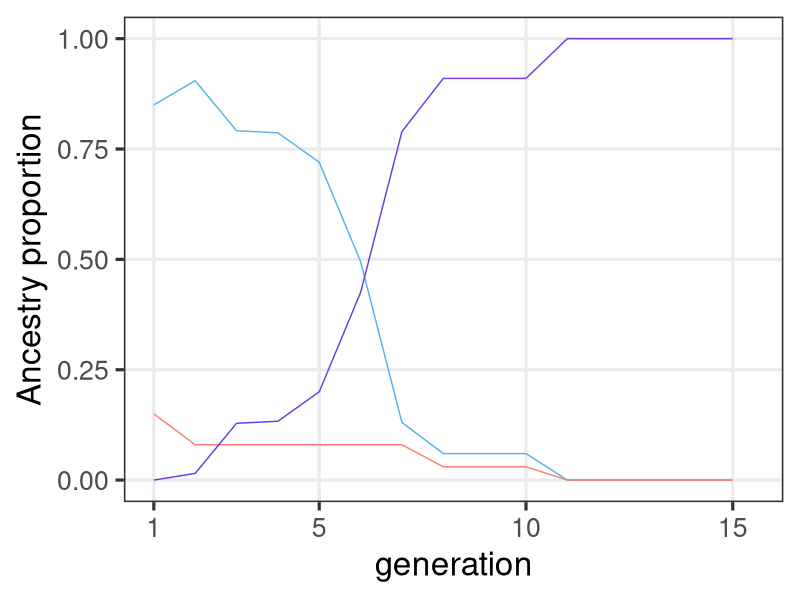
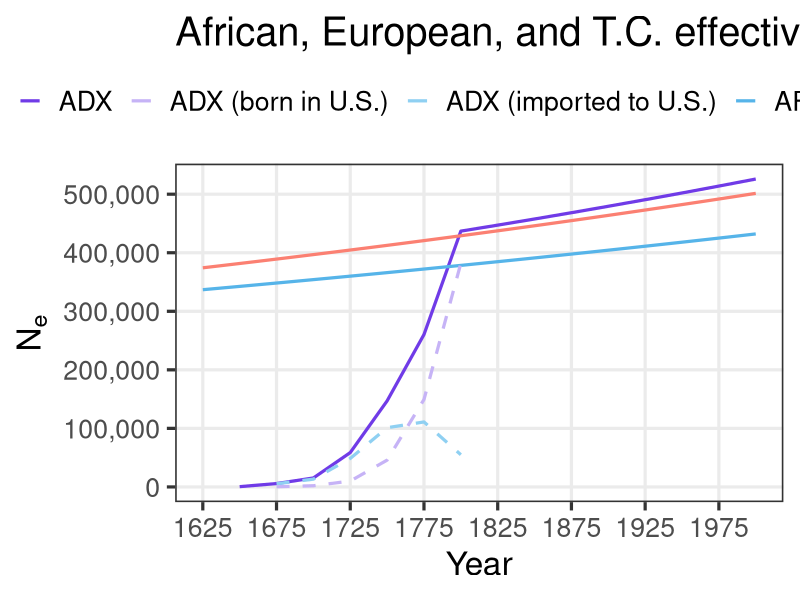
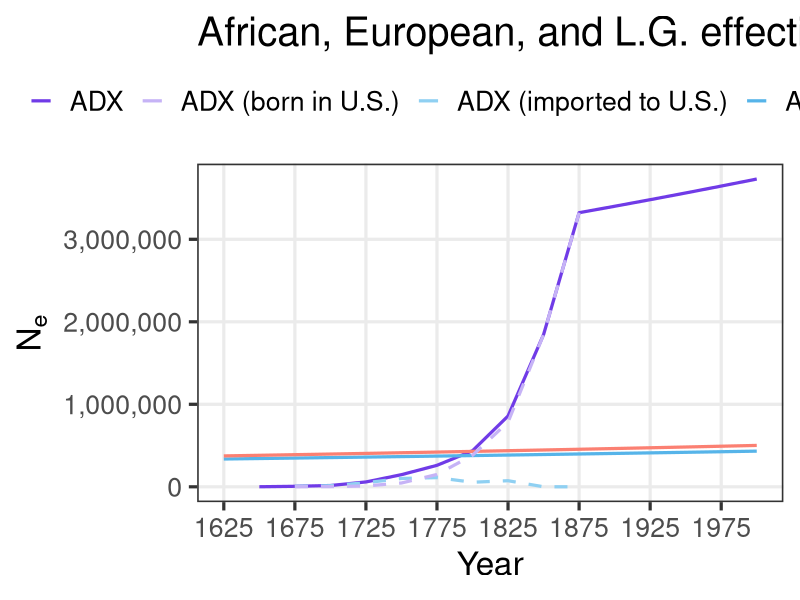

Generate these figures, in order, with R: (Note: this script raises an error after producing the figures.)
# ______________________________________________________________________________
# Aydin Karatas
# ___
# University of Southern California
# Department of Quantitative and Computational Biology
# Mooney Lab
# ___
# calc_ADX_Ne.R
# ______________________________________________________________________________


# set up ----
library(tidyverse)
library(patchwork)
CALC.OUTPUT.DIR <- "/home1/karatas/proj/OOA_NAAdmixture_data"

# tunable parameters
gen.time <- 25
hacker.end.year <- 1865
present.year <- 2000
epoch.1.len <- 1
epoch.2.len <- 6
epoch.3.len <- 8

# This source table keeps several historical columns for completeness. The model
# directly uses only period, person-years, birth-rate, imports, births, and
# population-boundary columns selected into `AA.hacker.tbl`.
hacker.tbl <- data.frame(
  period = c(
    "1610-1620", "1620-1630", "1630-1640", "1640-1650", "1650-1660",
    "1660-1670", "1670-1680", "1680-1690", "1690-1700", "1700-1710",
    "1710-1720", "1720-1730", "1730-1740", "1740-1750", "1750-1760",
    "1760-1770", "1770-1780", "1780-1790", "1790-1800", "1800-1810",
    "1810-1820", "1820-1830", "1830-1840", "1840-1850", "1850-1860",
    "1860-1861", "1861-1862", "1862-1863", "1863-1864", "1864-1865"
  ),
  pop.beginning = c(
    0, 20, 59, 585, 1568,
    2862, 4444, 6832, 16394, 27806,
    41844, 67294, 95669, 156040, 247027,
    319290, 459446, 558921, 706514, 908036,
    1195182, 1550757, 2021968, 2530405, 3204420,
    3953760, 3991133, 3903859, 3815760, 3726828
  ),
  pop.end = c(
    20, 59, 585, 1568, 2862,
    4444, 6832, 16394, 27806, 41844,
    67294, 95669, 156040, 247027, 319290,
    459446, 558921, 706514, 908036, 1195182,
    1550757, 2021968, 2530405, 3204420, 3953760,
    3991133, 3903859, 3815760, 3726828, 3630336
  ),
  growth.rate.10yr = c(
    NA, 195.0, 891.5, 168.0, 82.5,
    55.3, 53.7, 140.0, 69.6, 50.5,
    60.8, 42.2, 63.1, 58.3, 29.3,
    43.9, 21.7, 26.4, 28.5, 31.6,
    29.8, 30.4, 25.1, 26.6, 23.4,
    NA, NA, NA, NA, NA
  ),
  person.years.lived = c(
    16, 361, 2293, 9970, 21505,
    35952, 55527, 109243, 215999, 343482,
    535651, 806513, 1234030, 1980625, 2816150,
    3851269, 5075599, 6298380, 8030652, 10450423,
    13652609, 17759559, 22666906, 28541607, 35659777,
    3972417, 3947335, 3859642, 3771119, 3144251
  ),
  hours.worked.millions = c(
    0, 1, 5, 23, 49,
    82, 127, 251, 496, 788,
    1229, 1850, 2831, 4544, 6461,
    8835, 11644, 14449, 18423, 23975,
    31321, 40743, 52001, 65478, 81808,
    9113, 9056, 8855, 8651, 7213
  ),
  assumed.birth.rate = c(
    NA, 22.4, 22.4, 22.4, 22.4,
    22.4, 26.5, 27.3, 29.1, 31.0,
    34.6, 41.3, 41.4, 41.2, 46.4,
    39.5, 39.1, 44.7, 50.3, 55.8,
    55.7, 56.5, 56.5, 54.0, 52.3,
    49.6, 49.6, 49.6, 49.6, 49.6
  ),
  births = c(
    NA, 8, 51, 223, 481,
    804, 1472, 2986, 6295, 10635,
    18524, 33316, 51150, 81536, 130654,
    151957, 198660, 281549, 403648, 583395,
    759768, 1003859, 1280680, 1539820, 1865898,
    197032, 195788, 191438, 187048, 155955
  ),
  imported = c(
    32, 150, 110, 301, 1335,
    3038, 3582, 4947, 8197, 16442,
    17622, 41334, 66672, 26455, 44718,
    59557, 41129, 25105, 16183, 77368,
    5207, 410, 91, 0, 303,
    110, 0, 0, 0, 0
  ),
  smuggled = c(
    NA, NA, NA, NA, NA,
    NA, NA, NA, NA, NA,
    NA, NA, NA, NA, NA,
    NA, NA, NA, NA, NA,
    NA, 1100, 900, 500, 200,
    NA, NA, NA, NA, NA
  ),
  natural.increase.rate = c(
    NA, -30.8, 18.1, 6.8, -0.2,
    -4.0, -2.2, 4.2, 1.5, -0.7,
    1.5, -1.6, -0.5, 3.3, 1.0,
    2.1, 1.3, 2.2, 2.6, 2.4,
    2.7, 2.9, 2.4, 2.4, 2.2,
    NA, NA, NA, NA, NA
  ),
  births.plus.imports = c(
    32, 158, 161, 524, 1816,
    3842, 5054, 7933, 14492, 27077,
    36146, 74650, 117822, 107991, 175372,
    211514, 239789, 306654, 419831, 660763,
    764975, 1005369, 1281671, 1540320, 1866401,
    197142, 195788, 191438, 187048, 155955
  ),
  percent.total = c(
    0.0, 0.0, 0.0, 0.0, 0.0,
    0.0, 0.1, 0.1, 0.1, 0.3,
    0.4, 0.8, 1.2, 1.1, 1.8,
    2.2, 2.4, 3.1, 4.3, 6.7,
    7.8, 10.3, 13.1, 15.7, 19.0,
    2.0, 2.0, 2.0, 1.9, 1.6
  ),
  cumulative.number = c(
    32, 190, 351, 875, 2691,
    6533, 11587, 19520, 34012, 61089,
    97235, 171885, 289707, 397698, 573070,
    784584, 1024373, 1331027, 1750858, 2411621,
    3176596, 4181965, 5463636, 7003956, 8870357,
    9067499, 9263287, 9454725, 9641773, 9797728
  ),
  cumulative.percent = c(
    0.0, 0.0, 0.0, 0.0, 0.0,
    0.1, 0.1, 0.2, 0.3, 0.6,
    1.0, 1.8, 3.0, 4.1, 5.8,
    8.0, 10.5, 13.6, 17.9, 24.6,
    32.4, 42.7, 55.8, 71.5, 90.5,
    92.5, 94.5, 96.5, 98.4, 100.0
  ),
  stringsAsFactors = FALSE
)

epoch.3.growth.rate <- 0.023175

epoch.1.eur.prop <- 0.08
epoch.2.afr.prop <- 0.06
epoch.2.eur.prop <- 0.03
epoch.3.afr.prop <- 0
epoch.3.eur.prop <- 0

# The first value is a dummy index placeholder. The paper-derived values start
# at position 2, so modeled G1 uses `mooney.cg[2]`.
mooney.cg <- c(
  1,
  1,
  0.9835,
  0.8602,
  0.8551,
  0.7826,
  0.5380,
  0.1418
)

# plot colors
afr.prim <- "#56B4E9"
afr.sec <- "#8FD0F2"
eur.prim <- "#fb8072"
admix.prim <- "#703BE7"
admix.sec <- "#C6B3F6"

# internal functions ----
# validate that a given value is a single non-negative whole generation.
# `value` is the candidate input and `name` is used in the error message.
validate.whole.generation.count <- function(value, name) {
  if (
    length(value) != 1 ||
      is.na(value) ||
      !is.finite(value) ||
      value != as.integer(value) ||
      value < 0
  ) {
    stop(name, " must be a non-negative whole generation count", call. = FALSE)
  }

  as.integer(value)
}

# build a generation sequence that can be empty when the requested length is 0.
# `start` is the first generation in the block and `len` is the block length.
build.generation.block <- function(start, len) {
  if (len == 0) {
    return(integer(0))
  }

  seq.int(start, start + len - 1L)
}

# return an explicit argument when provided, otherwise pull the default.
# `value` is the user-supplied override, `name` is the default binding name,
# and `defaults.env` is the environment that stores the fallback value.
resolve.default.param <- function(value, name, defaults.env) {
  if (!is.null(value)) {
    return(value)
  }

  get(name, envir = defaults.env)
}

# build the modeled generation layout for the three epochs.
# `epoch.*.len` are the epoch lengths, `gen.time` and `present.year` define the
# timeline, and `start.year` sets the first modeled generation boundary.
calc.epoch.config <- function(
    epoch.1.len,
    epoch.2.len,
    epoch.3.len,
    gen.time,
    present.year,
    start.year = 1625
) {
  epoch.1.len <- validate.whole.generation.count(
    epoch.1.len,
    "epoch.1.len"
  )
  epoch.2.len <- validate.whole.generation.count(
    epoch.2.len,
    "epoch.2.len"
  )
  epoch.3.len <- validate.whole.generation.count(
    epoch.3.len,
    "epoch.3.len"
  )

  max.epoch.1.len <- 7L

  if (epoch.1.len > max.epoch.1.len) {
    stop("epoch.1.len cannot exceed 7 modeled generations", call. = FALSE)
  }

  year.span <- present.year - start.year
  total.generations <- year.span / gen.time

  if (total.generations != as.integer(total.generations)) {
    stop(
      "present.year - start.year must be divisible by gen.time",
      call. = FALSE
    )
  }

  total.generations <- as.integer(total.generations)
  total.epoch.len <- epoch.1.len + epoch.2.len + epoch.3.len

  if (total.epoch.len != total.generations) {
    stop(
      "total epoch length must equal (present.year - start.year) / gen.time",
      call. = FALSE
    )
  }

  epoch.1.generations <- build.generation.block(1L, epoch.1.len)
  epoch.2.generations <- build.generation.block(epoch.1.len + 1L, epoch.2.len)
  epoch.3.first.generation <- if (epoch.3.len == 0) {
    NA_integer_
  } else {
    epoch.1.len + epoch.2.len + 1L
  }
  epoch.3.generations <- build.generation.block(
    epoch.1.len + epoch.2.len + 1L,
    epoch.3.len
  )

  epoch.3.anchor.generation <- NA_integer_

  if (epoch.3.len > 0) {
    if (epoch.2.len > 0) {
      epoch.3.anchor.generation <- max(epoch.2.generations)
    } else if (epoch.1.len > 0) {
      epoch.3.anchor.generation <- max(epoch.1.generations)
    } else {
      stop(
        "epoch 3 requires a prior non-empty epoch to provide an anchor",
        call. = FALSE
      )
    }
  }

  list(
    epoch.1.len = epoch.1.len,
    epoch.2.len = epoch.2.len,
    epoch.3.len = epoch.3.len,
    max.epoch.1.len = max.epoch.1.len,
    start.year = start.year,
    total.generations = total.generations,
    final.generation = total.generations,
    epoch.1.generations = epoch.1.generations,
    epoch.1.sex.generations = epoch.1.generations[epoch.1.generations >= 2],
    epoch.2.generations = epoch.2.generations,
    epoch.2.parental.generations = epoch.2.generations[
      epoch.2.generations >= 2
    ],
    epoch.3.generations = epoch.3.generations,
    epoch.3.first.generation = epoch.3.first.generation,
    epoch.3.anchor.generation = epoch.3.anchor.generation
  )
}

# create the African and European ancestry proportions by modeled generation.
# `mooney.cg[1]` is a dummy value for alignment. The paper-derived values start
# at `mooney.cg[2]`, so modeled G1 uses position 2.
build.mixing.props <- function(
    epoch.config,
    mooney.cg,
    epoch.1.eur.prop,
    epoch.2.afr.prop,
    epoch.2.eur.prop,
    epoch.3.afr.prop,
    epoch.3.eur.prop
) {
  if (epoch.config$epoch.1.len > length(mooney.cg) - 1L) {
    stop(
      "epoch.1.len cannot exceed paper-derived mooney.cg values",
      call. = FALSE
    )
  }

  epoch.1.cg <- if (epoch.config$epoch.1.len == 0L) {
    numeric(0)
  } else {
    mooney.cg[seq.int(2L, epoch.config$epoch.1.len + 1L)]
  }
  s.eur <- c(
    rep(epoch.1.eur.prop, epoch.config$epoch.1.len),
    rep(epoch.2.eur.prop, epoch.config$epoch.2.len),
    rep(epoch.3.eur.prop, epoch.config$epoch.3.len)
  )
  s.afr <- c(
    (1 - epoch.1.eur.prop) * epoch.1.cg,
    rep(epoch.2.afr.prop, epoch.config$epoch.2.len),
    rep(epoch.3.afr.prop, epoch.config$epoch.3.len)
  )

  if (
    length(s.eur) != epoch.config$total.generations ||
      length(s.afr) != epoch.config$total.generations
  ) {
    stop("AA.mixing.props vectors must not recycle", call. = FALSE)
  }

  tibble(
    g = seq_len(epoch.config$total.generations),
    s.afr = s.afr,
    s.eur = s.eur,
    h = pmax(1 - s.afr - s.eur, 0)
  )
}

# intersect generation windows with historical periods and measure coverage.
# `window.tbl` is the generation map and `hacker.tbl` is the historical  period
# table with start and end years.
calc.period.overlaps <- function(window.tbl, hacker.tbl) {
  merge(window.tbl, hacker.tbl, by = NULL) %>%
    as_tibble() %>%
    mutate(
      period.length = end.year - start.year,
      overlap.start.year = pmax(window.start.year, start.year),
      overlap.end.year = pmin(window.end.year, end.year),
      overlap.years = pmax(0, overlap.end.year - overlap.start.year),
      overlap.weight = overlap.years / period.length
    ) %>%
    filter(overlap.years > 0) %>%
    arrange(generation, start.year)
}

# estimate population size at a year by interpolating inside a period.
# `year` is the target year to query and `hacker.tbl` contains the period
# boundaries plus beginning and ending population sizes.
calc.boundary.population <- function(year, hacker.tbl) {
  if (is.na(year)) {
    return(NA_real_)
  }

  if (year < min(hacker.tbl$start.year) || year > max(hacker.tbl$end.year)) {
    return(NA_real_)
  }

  period.idx <- which(
    hacker.tbl$start.year <= year & hacker.tbl$end.year >= year
  )
  period.idx <- period.idx[length(period.idx)]
  period.row <- hacker.tbl[period.idx, ]
  period.length <- period.row$end.year - period.row$start.year
  period.frac <- (year - period.row$start.year) / period.length

  period.row$pop.beginning +
    period.frac * (period.row$pop.end - period.row$pop.beginning)
}

# build a generation map with explicit labels and calendar windows.
# G0 can be built with `first.generation = 0`, but modeled output starts at G1.
build.generation.map <- function(
    first.generation,
    generation.count,
    start.year,
    gen.time
) {
  tibble(
    generation = seq.int(
      first.generation,
      first.generation + generation.count - 1L
    ),
    generation.start.year = seq(
      start.year,
      start.year + gen.time * (generation.count - 1L),
      by = gen.time
    ),
    generation.end.year = generation.start.year + gen.time,
    generation.window.years = generation.end.year - generation.start.year,
    window.start.year = generation.start.year,
    window.end.year = generation.end.year
  )
}

# aggregate historical inputs over generation windows.
# This returns source-history summaries only; callers decide which rows are part
# of the modeled trajectory.
aggregate.generation.history <- function(
    generation.map,
    hacker.tbl,
    hacker.end.year
) {
  history.overlap <- calc.period.overlaps(generation.map, hacker.tbl) %>%
    select(
      generation,
      generation.start.year,
      generation.end.year,
      period,
      start.year,
      end.year,
      overlap.start.year,
      overlap.end.year,
      overlap.years,
      overlap.weight,
      imported,
      births,
      assumed.birth.rate,
      person.years.lived
    )

  history.agg <- history.overlap %>%
    group_by(generation, generation.start.year, generation.end.year) %>%
    summarise(
      periods = paste(period, collapse = ", "),
      imported = sum(imported * overlap.weight, na.rm = TRUE),
      births = sum(births * overlap.weight, na.rm = TRUE),
      birth.rate = weighted.mean(
        assumed.birth.rate,
        person.years.lived * overlap.weight,
        na.rm = TRUE
      ),
      aggregation.start.year = min(overlap.start.year),
      aggregation.end.year = max(overlap.end.year),
      hacker.window.years = sum(overlap.years),
      .groups = "drop"
    )

  history.agg <- generation.map %>%
    select(
      generation,
      generation.start.year,
      generation.end.year,
      generation.window.years
    ) %>%
    left_join(
      history.agg,
      by = c("generation", "generation.start.year", "generation.end.year")
    ) %>%
    mutate(
      population.boundary.year = if_else(
        generation.start.year < hacker.end.year,
        pmin(generation.end.year, hacker.end.year),
        NA_real_
      ),
      pop.end = map_dbl(
        population.boundary.year,
        calc.boundary.population,
        hacker.tbl = hacker.tbl
      ),
      is.truncated = !is.na(hacker.window.years) &
        hacker.window.years < generation.window.years
    )

  list(overlap = history.overlap, agg = history.agg)
}

# add a readable epoch label to each generation row.
# `AA.ne` is the analysis table and `epoch.config` supplies the generation
# ranges used to assign the three epoch labels.
make.epoch.labels <- function(AA.ne, epoch.config) {
  epoch.1.label <- if (length(epoch.config$epoch.1.generations) > 0) {
    "Epoch 1: Import-influenced sex proportions"
  } else {
    NA_character_
  }
  epoch.2.label <- if (length(epoch.config$epoch.2.generations) > 0) {
      "Epoch 2: WF 'Inbreeding Nb'"
  } else {
    NA_character_
  }
  epoch.3.label <- if (length(epoch.config$epoch.3.generations) > 0) {
      "Epoch 3: Modern exponential growth"
  } else {
    NA_character_
  }

  AA.ne %>%
    mutate(
      epoch = case_when(
        generation %in% epoch.config$epoch.1.generations ~ epoch.1.label,
        generation %in% epoch.config$epoch.2.generations ~ epoch.2.label,
        generation %in% epoch.config$epoch.3.generations ~ epoch.3.label
      )
    )
}

# check that the derived tables are internally consistent before returning.
# `AA.ne`, `AA.overlap`, and `AA.mixing.props` are the computed outputs, while
# the remaining arguments provide the timeline and boundary checks.
validate.analysis.outputs <- function(
    AA.ne,
    AA.overlap,
    AA.mixing.props,
    epoch.config,
    gen.time,
    present.year
) {
  stopifnot(
    identical(
      sort(AA.ne$generation),
      seq_len(epoch.config$total.generations)
    ),
    nrow(AA.mixing.props) == epoch.config$total.generations,
    identical(AA.mixing.props$g, seq_len(epoch.config$total.generations)),
    all(AA.ne$generation.window.years == gen.time),
    AA.ne$generation.start.year[1] == epoch.config$start.year,
    AA.ne$generation.end.year[epoch.config$final.generation] == present.year,
    all(AA.overlap$overlap.weight > 0),
    all(AA.overlap$overlap.weight <= 1),
    !is.na(AA.ne$female.total[1]),
    !is.na(AA.ne$male.total[1]),
    all(!is.na(AA.ne$female.total[epoch.config$epoch.1.sex.generations])),
    all(!is.na(AA.ne$male.total[epoch.config$epoch.1.sex.generations])),
    all(
      !is.na(
        AA.ne$parental.population[epoch.config$epoch.2.parental.generations]
      )
    ),
    all(!is.na(AA.ne$k[epoch.config$epoch.2.generations])),
    all(is.finite(AA.ne$admix.ne[epoch.config$epoch.2.generations])),
    all(AA.ne$admix.ne[epoch.config$epoch.2.generations] > 0),
    all(is.finite(AA.ne$import.ne[epoch.config$epoch.2.generations])),
    all(AA.ne$import.ne[epoch.config$epoch.2.generations] >= 0),
    all(
      is.na(AA.ne$import.female[epoch.config$epoch.2.generations]) |
        AA.ne$import.female[epoch.config$epoch.2.generations] > 0
    ),
    all(
      is.na(AA.ne$import.male[epoch.config$epoch.2.generations]) |
        AA.ne$import.male[epoch.config$epoch.2.generations] > 0
    ),
    all(
      abs(
        AA.ne$ne[epoch.config$epoch.2.generations] -
          AA.ne$admix.ne[epoch.config$epoch.2.generations] -
          AA.ne$import.ne[epoch.config$epoch.2.generations]
      ) < 1e-6
    ),
    all(
      AA.ne$import.ne[
        epoch.config$epoch.2.generations[
          AA.ne$imported[epoch.config$epoch.2.generations] <= 0
        ]
      ] == 0
    ),
    all(
      grepl(
        "^Epoch 3:",
        AA.ne$epoch[epoch.config$epoch.3.generations]
      )
    ),
    all(is.finite(AA.ne$ne)),
    all(AA.ne$ne > 0)
  )
}

# compute the full AA Ne analysis and return every intermediate table.
# the scalar arguments control the demographic timeline, G1 initialization, and
# epoch settings, while `mooney.cg` and `hacker.tbl` provide the input data.
calc.aa.ne.results <- function(
    gen.time = NULL,
    hacker.end.year = NULL,
    present.year = NULL,
    epoch.1.len = NULL,
    epoch.2.len = NULL,
    epoch.3.len = NULL,
    epoch.3.growth.rate = NULL,
    mooney.cg = NULL,
    epoch.1.eur.prop = NULL,
    epoch.2.afr.prop = NULL,
    epoch.2.eur.prop = NULL,
    epoch.3.afr.prop = NULL,
    epoch.3.eur.prop = NULL,
    hacker.tbl = NULL
) {
  defaults.env <- parent.env(environment())
  gen.time <- resolve.default.param(gen.time, "gen.time", defaults.env)
  hacker.end.year <- resolve.default.param(
    hacker.end.year,
    "hacker.end.year",
    defaults.env
  )
  present.year <- resolve.default.param(
    present.year,
    "present.year",
    defaults.env
  )
  epoch.1.len <- resolve.default.param(
    epoch.1.len,
    "epoch.1.len",
    defaults.env
  )
  epoch.2.len <- resolve.default.param(
    epoch.2.len,
    "epoch.2.len",
    defaults.env
  )
  epoch.3.len <- resolve.default.param(
    epoch.3.len,
    "epoch.3.len",
    defaults.env
  )
  epoch.3.growth.rate <- resolve.default.param(
    epoch.3.growth.rate,
    "epoch.3.growth.rate",
    defaults.env
  )
  mooney.cg <- resolve.default.param(mooney.cg, "mooney.cg", defaults.env)
  epoch.1.eur.prop <- resolve.default.param(
    epoch.1.eur.prop,
    "epoch.1.eur.prop",
    defaults.env
  )
  epoch.2.afr.prop <- resolve.default.param(
    epoch.2.afr.prop,
    "epoch.2.afr.prop",
    defaults.env
  )
  epoch.2.eur.prop <- resolve.default.param(
    epoch.2.eur.prop,
    "epoch.2.eur.prop",
    defaults.env
  )
  epoch.3.afr.prop <- resolve.default.param(
    epoch.3.afr.prop,
    "epoch.3.afr.prop",
    defaults.env
  )
  epoch.3.eur.prop <- resolve.default.param(
    epoch.3.eur.prop,
    "epoch.3.eur.prop",
    defaults.env
  )
  hacker.tbl <- resolve.default.param(hacker.tbl, "hacker.tbl", defaults.env)

  epoch.config <- calc.epoch.config(
    epoch.1.len = epoch.1.len,
    epoch.2.len = epoch.2.len,
    epoch.3.len = epoch.3.len,
    gen.time = gen.time,
    present.year = present.year
  )

  AA.mixing.props <- build.mixing.props(
    epoch.config = epoch.config,
    mooney.cg = mooney.cg,
    epoch.1.eur.prop = epoch.1.eur.prop,
    epoch.2.afr.prop = epoch.2.afr.prop,
    epoch.2.eur.prop = epoch.2.eur.prop,
    epoch.3.afr.prop = epoch.3.afr.prop,
    epoch.3.eur.prop = epoch.3.eur.prop
  )

  AA.hacker.tbl <- hacker.tbl %>%
    mutate(
      start.year = as.numeric(sub("-.*", "", period)),
      end.year = as.numeric(sub(".*-", "", period))
    ) %>%
    select(
      period,
      start.year,
      end.year,
      person.years.lived,
      assumed.birth.rate,
      imported,
      births,
      pop.beginning,
      pop.end
    )

  # G0 is a historical initialization window only. It is not returned in AA.ne,
  # not included in AA.mixing.props, and not plotted as part of the AA model.
  g0.generation.map <- build.generation.map(
    first.generation = 0L,
    generation.count = 1L,
    start.year = epoch.config$start.year - gen.time,
    gen.time = gen.time
  )

  AA.generation.map <- build.generation.map(
    first.generation = 1L,
    generation.count = epoch.config$total.generations,
    start.year = epoch.config$start.year,
    gen.time = gen.time
  )

  g0.history <- aggregate.generation.history(
    generation.map = g0.generation.map,
    hacker.tbl = AA.hacker.tbl,
    hacker.end.year = hacker.end.year
  )
  AA.history <- aggregate.generation.history(
    generation.map = AA.generation.map,
    hacker.tbl = AA.hacker.tbl,
    hacker.end.year = hacker.end.year
  )
  AA.overlap <- AA.history$overlap
  g0.agg <- g0.history$agg
  AA.agg <- AA.history$agg

  g0.african.potential.parents <- g0.agg$pop.end[1] - g0.agg$births[1]
  g1.imported <- AA.agg$imported[AA.agg$generation == 1]
  g1.african.total <- g0.african.potential.parents + g1.imported
  g1.european.total <- g1.african.total * 0.15
  g1.female.total <- g1.african.total * (1 / 3)
  g1.male.total <- g1.african.total * (2 / 3) + g1.european.total
  ne.g1 <- 4 * g1.female.total * g1.male.total /
    (g1.female.total + g1.male.total)

  stopifnot(
    is.finite(g0.african.potential.parents),
    g0.african.potential.parents >= 0,
    is.finite(g1.imported),
    is.finite(ne.g1),
    ne.g1 > 0
  )

  AA.ne <- AA.agg %>%
    arrange(generation) %>%
    mutate(
      population.at.generation.start = map_dbl(
        generation.start.year,
        calc.boundary.population,
        hacker.tbl = AA.hacker.tbl
      ),
      prev.births = dplyr::lag(births),
      previous.birth.periods = NA_character_,
      births.in.previous.25.years = NA_real_,
      female.imported = if_else(
        generation %in% epoch.config$epoch.1.sex.generations,
        ceiling(imported / 3),
        NA_real_
      ),
      male.imported = if_else(
        generation %in% epoch.config$epoch.1.sex.generations,
        floor(2 * imported / 3),
        NA_real_
      ),
      female.potential = if_else(
        generation %in% epoch.config$epoch.1.sex.generations,
        0.5 * prev.births,
        NA_real_
      ),
      male.potential = if_else(
        generation %in% epoch.config$epoch.1.sex.generations,
        0.5 * prev.births,
        NA_real_
      ),
      female.total = case_when(
        generation == 1 ~ g1.female.total,
        TRUE ~ female.imported + female.potential
      ),
      male.total = case_when(
        generation == 1 ~ g1.male.total,
        TRUE ~ male.imported + male.potential
      ),
      adult.population.age25.proxy = NA_real_,
      parental.population = if_else(
        generation %in% epoch.config$epoch.2.generations,
        prev.births,
        NA_real_
      ),
      parental.population.method = if_else(
        generation %in% epoch.config$epoch.2.generations,
        "prev.births plus separate import Ne component",
        NA_character_
      ),
      k = if_else(
        generation %in% epoch.config$epoch.2.generations,
        gen.time * birth.rate / 1000,
        NA_real_
      ),
      import.female = if_else(
        generation %in% epoch.config$epoch.2.generations & imported > 0,
        ceiling(imported / 3),
        NA_real_
      ),
      import.male = if_else(
        generation %in% epoch.config$epoch.2.generations & imported > 0,
        floor(2 * imported / 3),
        NA_real_
      ),
      admix.ne = if_else(
        generation %in% epoch.config$epoch.2.generations,
        (k * parental.population - 1) / k,
        NA_real_
      ),
      import.ne = case_when(
        generation %in% epoch.config$epoch.2.generations &
          imported > 0 &
          import.female > 0 &
          import.male > 0 ~
            4 * import.female * import.male / (import.female + import.male),
        generation %in% epoch.config$epoch.2.generations ~ 0,
        TRUE ~ NA_real_
      )
    )

  AA.ne <- AA.ne %>%
    mutate(
      ne = case_when(
        generation == 1 ~ ne.g1,
        generation %in% epoch.config$epoch.1.sex.generations ~
          4 * female.total * male.total / (female.total + male.total),
        generation %in% epoch.config$epoch.2.generations ~
          admix.ne + import.ne,
        TRUE ~ NA_real_
      )
    )

  epoch.3.anchor.ne <- if (length(epoch.config$epoch.3.generations) == 0) {
    NA_real_
  } else {
    AA.ne %>%
      filter(generation == epoch.config$epoch.3.anchor.generation) %>%
      pull(ne)
  }

  AA.ne <- AA.ne %>%
    mutate(
      ne = if_else(
        generation %in% epoch.config$epoch.3.generations,
        epoch.3.anchor.ne *
          exp(epoch.3.growth.rate *
            (generation - epoch.config$epoch.3.anchor.generation)),
        ne
      ),
      n.f.plus.m = (female.total + male.total),
      ne.over.n = ne / n.f.plus.m,
      four.f.m = 4 * (female.total / n.f.plus.m) * (male.total / n.f.plus.m)
    ) %>%
    make.epoch.labels(epoch.config) %>%
    select(
      generation,
      generation.start.year,
      generation.end.year,
      generation.window.years,
      aggregation.start.year,
      aggregation.end.year,
      hacker.window.years,
      is.truncated,
      population.boundary.year,
      periods,
      epoch,
      imported,
      births,
      birth.rate,
      prev.births,
      pop.end,
      previous.birth.periods,
      births.in.previous.25.years,
      population.at.generation.start,
      female.total,
      male.total,
      adult.population.age25.proxy,
      parental.population,
      parental.population.method,
      k,
      admix.ne,
      import.female,
      import.male,
      import.ne,
      ne,
      n.f.plus.m,
      ne.over.n,
      four.f.m
    )

  validate.analysis.outputs(
    AA.ne = AA.ne,
    AA.overlap = AA.overlap,
    AA.mixing.props = AA.mixing.props,
    epoch.config = epoch.config,
    gen.time = gen.time,
    present.year = present.year
  )

  list(
    AA.ne = AA.ne,
    AA.overlap = AA.overlap,
    AA.mixing.props = AA.mixing.props,
    epoch.config = epoch.config,
    ne.g1 = ne.g1,
    epoch.3.anchor.ne = epoch.3.anchor.ne,
    epoch.3.growth.rate = epoch.3.growth.rate
  )
}


# tennessen afr/eur ne trajectory
build.tennessen.ne <- function(AA.ne) {
# constants from `other_scripts/const.sh` and `build_demography.py`
t.af.years <- 148000
t.ooa.years <- 51000
t.eu0.years <- 23000
t.eg.years <- 5115
r.eu0 <- 0.00307
r.eu <- 0.0195
r.afr <- 0.0166
n.a <- 7310
n.afr.1 <- 14474
n.b <- 1861
n.eu0 <- 1032

t.af <- t.af.years / gen.time
t.ooa <- t.ooa.years / gen.time
t.eu0 <- t.eu0.years / gen.time
t.eg <- t.eg.years / gen.time
n.eu1 <- n.eu0 / exp(-r.eu0 * (t.eu0 - t.eg))
n.eu.present <- n.eu1 / exp(-r.eu * t.eg)
n.afr.present <- n.afr.1 / exp(-r.afr * t.eg)

tennessen.start.year <- min(AA.ne$generation.start.year)
tennessen.end.year <- present.year
tennessen.years <- seq(tennessen.start.year, tennessen.end.year, by = 1)
tennessen.time.bp <- tennessen.end.year - tennessen.years
tennessen.time.gen <- tennessen.time.bp / gen.time

tennessen.ne <- tibble(
  year = tennessen.years,
  time.bp = tennessen.time.bp,
  time.gen = tennessen.time.gen
) %>%
  mutate(
    afr = case_when(
      time.gen <= t.eg ~ n.afr.present * exp(-r.afr * time.gen),
      time.gen <= t.ooa ~ n.afr.1,
      time.gen <= t.af ~ n.a,
      TRUE ~ NA_real_
    ),
    eur = case_when(
      time.gen <= t.eg ~ n.eu.present * exp(-r.eu * time.gen),
      time.gen <= t.eu0 ~ n.eu1 * exp(-r.eu0 * (time.gen - t.eg)),
      time.gen <= t.ooa ~ n.b,
      TRUE ~ NA_real_
    ),
    epoch = NA,
    admix.ne = NA,
    import.ne = NA
  )

tennessen.ne.long <- tennessen.ne %>%
  pivot_longer(
    cols = c(afr, eur),
    names_to = "population",
    values_to = "ne"
  )

  list(ne = tennessen.ne, long = tennessen.ne.long)
}


# combined aa/afr/eur ne plot
build.ne.plot.data <- function(AA.ne, tennessen.ne) {
  tennessen.ne.long <- tennessen.ne %>%
    pivot_longer(
      cols = c(afr, eur),
      names_to = "population",
      values_to = "ne"
    )

  aa.ne.long <- AA.ne %>%
  transmute(
    year = generation.end.year,
    series = "ADX",
    ne = ne,
    admix.ne = admix.ne,
    import.ne = import.ne,
    epoch = epoch
  )

  bind_rows(
    aa.ne.long %>% transmute(year, series, ne),
  tennessen.ne.long %>%
      transmute(
        year,
        series = recode(population, afr = "AFR", eur = "EUR"),
        ne
      ),
    aa.ne.long %>% transmute(
      year, series = "ADX (imported to U.S.)", ne = import.ne
      ),
    aa.ne.long %>% transmute(
      year,
      series = "ADX (born in U.S.)",
      ne = admix.ne
    )
  )
}

make.combined.ne.plot <- function(ne.plot.data, population.name) {
  tennessen.start.year <- min(ne.plot.data$year)
  tennessen.end.year <- max(ne.plot.data$year)

  ggplot(ne.plot.data, aes(x = year, color = series)) +
    geom_line(
      aes(y = ne),
      data = ne.plot.data %>% filter(series == "ADX"),
      linewidth = 1.1
    ) +
    geom_line(
      aes(y = ne),
      data = ne.plot.data %>% filter(series == "AFR"),
      linewidth = 1.1
    ) +
    geom_line(
      aes(y = ne),
      data = ne.plot.data %>% filter(series == "EUR"),
      linewidth = 1.1
    ) +
    geom_line(
      aes(y = ne, linetype = series),
      data = ne.plot.data %>% filter(series == "ADX (imported to U.S.)"),
      linewidth = 1.1
    ) +
    geom_line(
      aes(y = ne, linetype = series),
      data = ne.plot.data %>% filter(series == "ADX (born in U.S.)"),
      linewidth = 1.1
    ) +
    scale_linetype_manual(
      values = c(
        "ADX (imported to U.S.)" = "dashed",
        "ADX (born in U.S.)" = "dashed"
      ),
      name = NULL,
      guide = "none"
    ) +
    scale_color_manual(
      values = c(
        "ADX" = admix.prim,
        "AFR" = afr.prim,
        "EUR" = eur.prim,
        "ADX (imported to U.S.)" = afr.sec,
        "ADX (born in U.S.)" = admix.sec
      ),
      name = NULL
    ) +
    scale_y_continuous(labels = scales::comma) +
    scale_x_continuous(
      breaks = seq(tennessen.start.year, tennessen.end.year, by = 50)
    ) +
    labs(
      x = "Year",
      y = expression(N[e]),
      color = NULL,
      title = paste0(
        "African, European, and ", population.name,
        " effective population size, ",
        tennessen.start.year,
        "-",
        tennessen.end.year
      )
    ) +
    theme_bw(base_size = 24) +
    theme(
      legend.position = "top",
      legend.direction = "horizontal",
      legend.box = "horizontal",
      panel.grid.minor = element_blank(),
      strip.background = element_blank(),
      strip.text = element_text(face = "plain")
    )
}

# mixing proportions plot
make.admix.plot <- function() {
  admix.tbl <- tibble(
  generation = 1:15,

  afr = c(
    0.850000,
    0.904820,
    0.791384,
    0.786692,
    0.719992,
    0.494960,
    0.130456,
    0.060000,
    0.060000,
    0.060000,
    0.000000,
    0.000000,
    0.000000,
    0.000000,
    0.000000
  ),

  eur = c(
    0.150000,
    0.080000,
    0.080000,
    0.080000,
    0.080000,
    0.080000,
    0.080000,
    0.030000,
    0.030000,
    0.030000,
    0.000000,
    0.000000,
    0.000000,
    0.000000,
    0.000000
  ),

  prior.admix = c(
    0.000000,
    0.015180,
    0.128616,
    0.133308,
    0.200008,
    0.425040,
    0.789544,
    0.910000,
    0.910000,
    0.910000,
    1.000000,
    1.000000,
    1.000000,
    1.000000,
    1.000000
  )
)

# long format
  admix.long <- admix.tbl %>%
  pivot_longer(
    cols = -generation,
    names_to = "ancestry",
    values_to = "proportion"
  ) %>%
  mutate(perc = proportion * 100)


  ggplot(
  admix.long, aes(x = generation, y = proportion, color = ancestry)
  ) +
  geom_line() +
  scale_color_manual(
    values = c(afr = afr.prim, eur = eur.prim, prior.admix = admix.prim)
    ) +
  labs(y = "Ancestry proportion") +
  scale_x_continuous(breaks = c(1, 5, 10, 15), limits = c(1, 15.5)) +
  theme_bw(base_size = 24) +
  theme(legend.position = "none",
        panel.grid.minor = element_blank(),
        strip.background = element_blank(),
        strip.text = element_text(face = "plain"))
}


# analysis ----
analysis.results <- calc.aa.ne.results()

lg.analysis.results <- calc.aa.ne.results(
  epoch.2.len = 9L,
  epoch.3.len = 5L
)

AA.ne <- analysis.results$AA.ne
AA.overlap <- analysis.results$AA.overlap
AA.mixing.props <- analysis.results$AA.mixing.props
epoch.config <- analysis.results$epoch.config
ne.g1 <- analysis.results$ne.g1
epoch.3.anchor.ne <- analysis.results$epoch.3.anchor.ne

LG.ne <- lg.analysis.results$AA.ne
LG.overlap <- lg.analysis.results$AA.overlap
LG.mixing.props <- lg.analysis.results$AA.mixing.props
lg.epoch.config <- lg.analysis.results$epoch.config
lg.ne.g1 <- lg.analysis.results$ne.g1
lg.epoch.3.anchor.ne <- lg.analysis.results$epoch.3.anchor.ne



summary.generations <- c(
  epoch.config$epoch.1.generations,
  epoch.config$epoch.2.generations,
  epoch.config$final.generation
)
summary.generations <- sort(unique(summary.generations))

cat("\nHistorical generation-level ADMIX Ne summary\n")
print(
  AA.ne %>%
    filter(generation %in% summary.generations) %>%
    select(
      generation,
      generation.start.year,
      generation.end.year,
      epoch,
      is.truncated,
      imported,
      births,
      birth.rate,
      prev.births,
      female.total,
      male.total,
      adult.population.age25.proxy,
      parental.population,
      parental.population.method,
      k,
      admix.ne,
      import.female,
      import.male,
      import.ne,
      ne
    ),
  n = Inf
)

cat(
  paste0(
    "\nHistorical present-day G",
    epoch.config$final.generation,
    " Ne: ",
    round(AA.ne$ne[AA.ne$generation == epoch.config$final.generation], 1),
    "\n"
  )
)


tennessen.results <- build.tennessen.ne(AA.ne)
tennessen.ne <- tennessen.results$ne
tennessen.ne.long <- tennessen.results$long
combined.ne.long <- build.ne.plot.data(AA.ne, tennessen.ne)
combined.ne.plot <- make.combined.ne.plot(combined.ne.long, "T.C.")
lg.combined.ne.long <- build.ne.plot.data(LG.ne, tennessen.ne)
lg.combined.ne.plot <- make.combined.ne.plot(lg.combined.ne.long, "L.G.")
admix.plot <- make.admix.plot()


# plotting ----
saveRDS(combined.ne.plot, file.path(CALC.OUTPUT.DIR, "combined.ne.plot.rds"))
saveRDS(lg.combined.ne.plot, file.path(CALC.OUTPUT.DIR, "lg.combined.ne.plot.rds"))
saveRDS(admix.plot, file.path(CALC.OUTPUT.DIR, "admix.plot.rds"))

print(combined.ne.plot)
print(lg.combined.ne.plot)
print(admix.plot)
